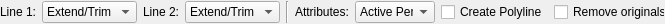
<?xml version="1.0" encoding="UTF-8"?>
<ui version="4.0">
 <class>LC_LineJoinOptions</class>
 <widget class="QWidget" name="LC_LineJoinOptions">
  <property name="geometry">
   <rect>
    <x>0</x>
    <y>0</y>
    <width>665</width>
    <height>24</height>
   </rect>
  </property>
  <property name="minimumSize">
   <size>
    <width>80</width>
    <height>0</height>
   </size>
  </property>
  <property name="windowTitle">
   <string>Form</string>
  </property>
  <layout class="QGridLayout" name="gridLayout">
   <property name="leftMargin">
    <number>0</number>
   </property>
   <property name="topMargin">
    <number>1</number>
   </property>
   <property name="rightMargin">
    <number>0</number>
   </property>
   <property name="bottomMargin">
    <number>1</number>
   </property>
   <item row="0" column="9">
    <widget class="QCheckBox" name="cbPolyline">
     <property name="toolTip">
      <string>If checked, polyline will be created instead of individual lines</string>
     </property>
     <property name="text">
      <string>Create Polyline</string>
     </property>
    </widget>
   </item>
   <item row="0" column="5">
    <widget class="QComboBox" name="cbLine2EdgeMode">
     <property name="sizePolicy">
      <sizepolicy hsizetype="Expanding" vsizetype="Fixed">
       <horstretch>0</horstretch>
       <verstretch>0</verstretch>
      </sizepolicy>
     </property>
     <property name="minimumSize">
      <size>
       <width>95</width>
       <height>0</height>
      </size>
     </property>
     <property name="maximumSize">
      <size>
       <width>120</width>
       <height>16777215</height>
      </size>
     </property>
     <property name="toolTip">
      <string>Policy for the line was selected second</string>
     </property>
     <item>
      <property name="text">
       <string>Extend/Trim</string>
      </property>
     </item>
     <item>
      <property name="text">
       <string>Add segment</string>
      </property>
     </item>
     <item>
      <property name="text">
       <string>No change</string>
      </property>
     </item>
    </widget>
   </item>
   <item row="0" column="2">
    <widget class="QLabel" name="label">
     <property name="text">
      <string>Line 1:</string>
     </property>
    </widget>
   </item>
   <item row="0" column="4">
    <widget class="QLabel" name="label_2">
     <property name="text">
      <string>Line 2:</string>
     </property>
    </widget>
   </item>
   <item row="0" column="3">
    <widget class="QComboBox" name="cbLine1EdgeMode">
     <property name="sizePolicy">
      <sizepolicy hsizetype="Expanding" vsizetype="Fixed">
       <horstretch>0</horstretch>
       <verstretch>0</verstretch>
      </sizepolicy>
     </property>
     <property name="minimumSize">
      <size>
       <width>95</width>
       <height>0</height>
      </size>
     </property>
     <property name="maximumSize">
      <size>
       <width>120</width>
       <height>16777215</height>
      </size>
     </property>
     <property name="toolTip">
      <string>Policy for joining line that was selected first</string>
     </property>
     <item>
      <property name="text">
       <string>Extend/Trim</string>
      </property>
     </item>
     <item>
      <property name="text">
       <string>Add segment</string>
      </property>
     </item>
     <item>
      <property name="text">
       <string>No change</string>
      </property>
     </item>
    </widget>
   </item>
   <item row="0" column="8">
    <widget class="QComboBox" name="cbAttributesSource">
     <property name="sizePolicy">
      <sizepolicy hsizetype="Expanding" vsizetype="Fixed">
       <horstretch>0</horstretch>
       <verstretch>0</verstretch>
      </sizepolicy>
     </property>
     <property name="minimumSize">
      <size>
       <width>80</width>
       <height>0</height>
      </size>
     </property>
     <property name="maximumSize">
      <size>
       <width>90</width>
       <height>16777215</height>
      </size>
     </property>
     <property name="toolTip">
      <string>Defines how pen should be applied to created entities</string>
     </property>
     <item>
      <property name="text">
       <string>Active Pen</string>
      </property>
     </item>
     <item>
      <property name="text">
       <string>Line 1</string>
      </property>
     </item>
     <item>
      <property name="text">
       <string>Line 2</string>
      </property>
     </item>
     <item>
      <property name="text">
       <string>Both lines</string>
      </property>
     </item>
    </widget>
   </item>
   <item row="0" column="7">
    <widget class="QLabel" name="label_3">
     <property name="text">
      <string>Attributes:</string>
     </property>
    </widget>
   </item>
   <item row="0" column="11">
    <spacer name="horizontalSpacer">
     <property name="orientation">
      <enum>Qt::Horizontal</enum>
     </property>
     <property name="sizeHint" stdset="0">
      <size>
       <width>0</width>
       <height>20</height>
      </size>
     </property>
    </spacer>
   </item>
   <item row="0" column="10">
    <widget class="QCheckBox" name="cbRemoveOriginals">
     <property name="toolTip">
      <string>If checked, original lines will be removed</string>
     </property>
     <property name="text">
      <string>Remove originals</string>
     </property>
    </widget>
   </item>
   <item row="0" column="6">
    <widget class="Line" name="line">
     <property name="orientation">
      <enum>Qt::Vertical</enum>
     </property>
    </widget>
   </item>
  </layout>
 </widget>
 <resources/>
 <connections/>
</ui>
